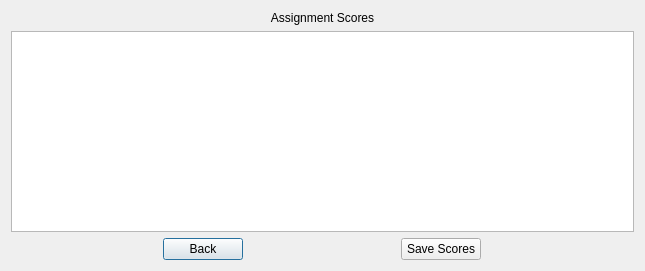
<?xml version="1.0" encoding="UTF-8"?>
<ui version="4.0">
 <class>assignmentscores</class>
 <widget class="QDialog" name="assignmentscores">
  <property name="geometry">
   <rect>
    <x>0</x>
    <y>0</y>
    <width>645</width>
    <height>271</height>
   </rect>
  </property>
  <property name="sizePolicy">
   <sizepolicy hsizetype="Preferred" vsizetype="Preferred">
    <horstretch>0</horstretch>
    <verstretch>0</verstretch>
   </sizepolicy>
  </property>
  <property name="minimumSize">
   <size>
    <width>2</width>
    <height>2</height>
   </size>
  </property>
  <property name="windowTitle">
   <string>Dialog</string>
  </property>
  <layout class="QVBoxLayout" name="verticalLayout_2">
   <item>
    <layout class="QVBoxLayout" name="verticalLayout">
     <item>
      <widget class="QLabel" name="label">
       <property name="text">
        <string>Assignment Scores</string>
       </property>
       <property name="alignment">
        <set>Qt::AlignmentFlag::AlignCenter</set>
       </property>
      </widget>
     </item>
     <item>
      <widget class="QTableView" name="assignmentTableView">
       <property name="enabled">
        <bool>true</bool>
       </property>
       <property name="sizePolicy">
        <sizepolicy hsizetype="Preferred" vsizetype="Expanding">
         <horstretch>0</horstretch>
         <verstretch>0</verstretch>
        </sizepolicy>
       </property>
       <property name="minimumSize">
        <size>
         <width>0</width>
         <height>0</height>
        </size>
       </property>
       <property name="baseSize">
        <size>
         <width>0</width>
         <height>0</height>
        </size>
       </property>
      </widget>
     </item>
    </layout>
   </item>
   <item>
    <layout class="QHBoxLayout" name="horizontalLayout">
     <item>
      <widget class="QPushButton" name="backButton">
       <property name="sizePolicy">
        <sizepolicy hsizetype="Maximum" vsizetype="Fixed">
         <horstretch>0</horstretch>
         <verstretch>0</verstretch>
        </sizepolicy>
       </property>
       <property name="text">
        <string>Back</string>
       </property>
      </widget>
     </item>
     <item>
      <widget class="QPushButton" name="saveButton">
       <property name="sizePolicy">
        <sizepolicy hsizetype="Maximum" vsizetype="Fixed">
         <horstretch>0</horstretch>
         <verstretch>0</verstretch>
        </sizepolicy>
       </property>
       <property name="layoutDirection">
        <enum>Qt::LayoutDirection::RightToLeft</enum>
       </property>
       <property name="text">
        <string>Save Scores</string>
       </property>
      </widget>
     </item>
    </layout>
   </item>
  </layout>
 </widget>
 <resources/>
 <connections/>
</ui>
